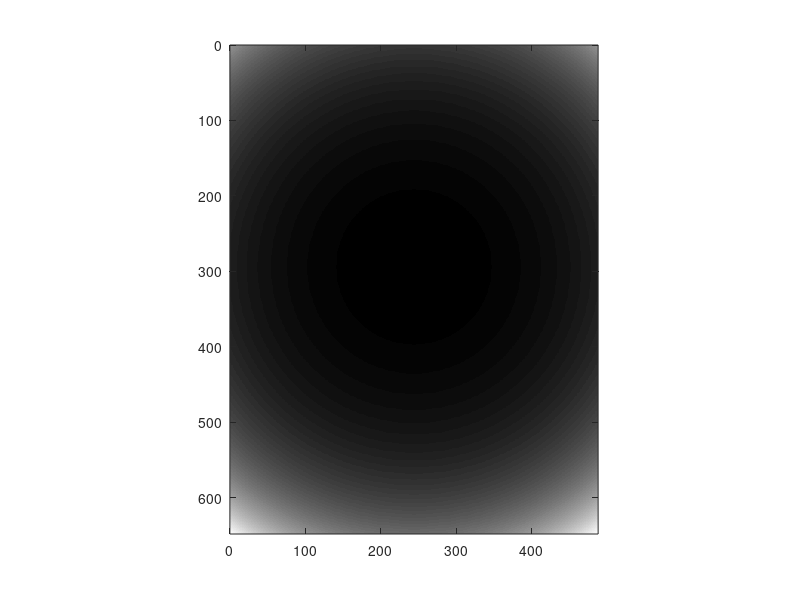

Write the MATLAB code that produced this figure. (Note: this script raises an error after producing the figure.)
clear all

% Data reading & stacking
frame_width=648;
frame_height=488;

X_overlapping=20;
Y_overlapping=20;


frame_width_eff=frame_width-X_overlapping;
frame_height_eff=frame_height-Y_overlapping;


num_of_frame_per_division=16;

normalization_factor=50;

X_mosaic_number=3;
Y_mosaic_number=3;


division_starting_index=5;
total_division_number=3;

frame_starting_index=21;
total_frame_number=10;




division_number=division_starting_index:(division_starting_index+total_division_number-1);
total_FOV_number=X_mosaic_number*Y_mosaic_number;
k=0;

temp_frame_volume=zeros(frame_width,frame_height,total_division_number*num_of_frame_per_division);

stiched_image=zeros(frame_width_eff*X_mosaic_number+X_overlapping,frame_height_eff*Y_mosaic_number+Y_overlapping);

% correction image generation

% correction 1 (edge summation correction)

correction_A=ones(frame_width,frame_height);

% left&right bound

for tt=1:X_overlapping
    correction_A(tt,:)=correction_A(tt,:)*(tt/(X_overlapping+1));
    correction_A(frame_width-tt+1,:)=correction_A(frame_width-tt+1,:)*(tt/(X_overlapping+1));
end
for tt=1:Y_overlapping
    correction_A(:,tt)=correction_A(:,tt)*(tt/(Y_overlapping+1));
    correction_A(:,frame_height-tt+1)=correction_A(:,frame_height-tt+1)*(tt/(Y_overlapping+1));
end

imagesc(correction_A);
colormap('gray');
axis equal
xlim([0 size(correction_A,2)]);
ylim([0 size(correction_A,1)]);

Gaussian_X_width=200;
Gaussian_Y_width=200;
X_offset=-30;
Y_offset=0;

correction_B_X=ones(frame_width,frame_height);
correction_B_Y=ones(frame_width,frame_height);

for tt=1:frame_height
    correction_B_X(:,tt)=gaussmf((1:frame_width),[Gaussian_X_width frame_width/2+X_offset]);
end
for tt=1:frame_width
    correction_B_Y(tt,:)=gaussmf((1:frame_height),[Gaussian_X_width frame_height/2+Y_offset]);
end
correction_B=1./(correction_B_X.*correction_B_Y);

correction_image=correction_A.*correction_B;
%correction_image(:)=1;
imagesc(correction_B);
colormap('gray');
axis equal
xlim([0 size(correction_B,2)]);
ylim([0 size(correction_B,1)]);

for N=0:(total_FOV_number-1)
    
    X_FOV_number=rem(N,X_mosaic_number); %0~2
    Y_FOV_number=floor(N/X_mosaic_number); %0~2

    
    folder_path=sprintf('D:\\OCT data\\150626\\2015_0626_%d\\',N+1);
    cd(folder_path);
    mkdir('divide');


    for p=1:length(division_number)
        file_path=[folder_path sprintf('%08d',division_number(p))];
        fin=fopen(file_path);
        A=fread(fin,[frame_width,frame_height*num_of_frame_per_division],'float32','b');
        if fin ==-1
             k=k+1;
             fclose('all');
        else
            for q=1:num_of_frame_per_division
                temp_frame_volume(:,:,q+(p-1)*num_of_frame_per_division)=A(:,(frame_height*(q-1)+1):frame_height*q);
            end
             fclose('all');
        end
    end
    %temp_frame_volume(:)=1;
    averaged_image=mean(temp_frame_volume(:,:,frame_starting_index:(frame_starting_index+total_frame_number-1)),3).*correction_image;
    
    stiched_image(((X_FOV_number)*frame_width_eff+1):((X_FOV_number)*frame_width_eff+frame_width),((Y_FOV_number)*frame_height_eff+1):((Y_FOV_number)*frame_height_eff+frame_height))=stiched_image(((X_FOV_number)*frame_width_eff+1):((X_FOV_number)*frame_width_eff+frame_width),((Y_FOV_number)*frame_height_eff+1):((Y_FOV_number)*frame_height_eff+frame_height))+averaged_image;

    
end
imagesc(stiched_image);
colormap('gray');
caxis([0 100]);
axis equal
xlim([0 size(stiched_image,2)]);
ylim([0 size(stiched_image,1)]);

%% Stacking

%imwrite(averaged_image/normalization_factor,[cd,'\divide\',sprintf('averaged_frame_%d',N),'.png']);

